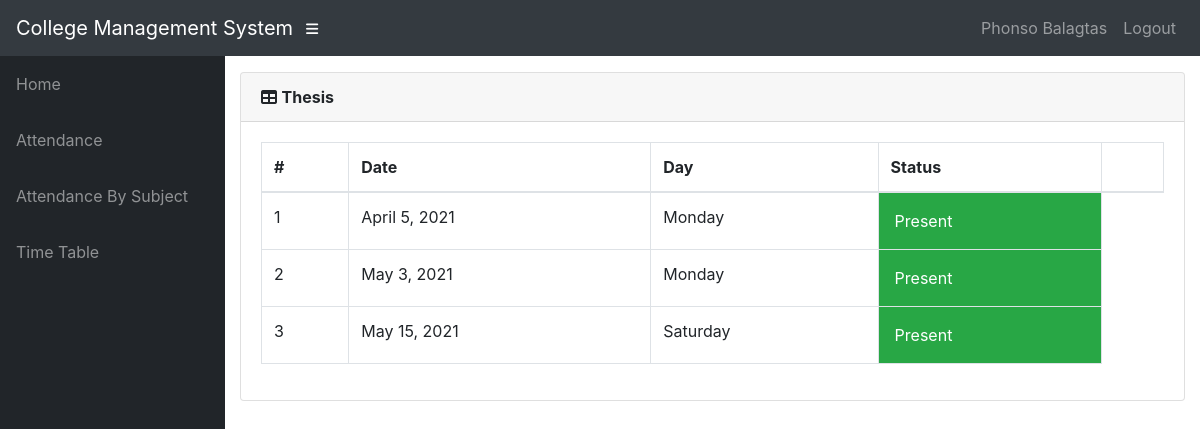
The page /info/student/201501827/CoE198MAB1/attendance/ (signed in) on the database as committed earlier.
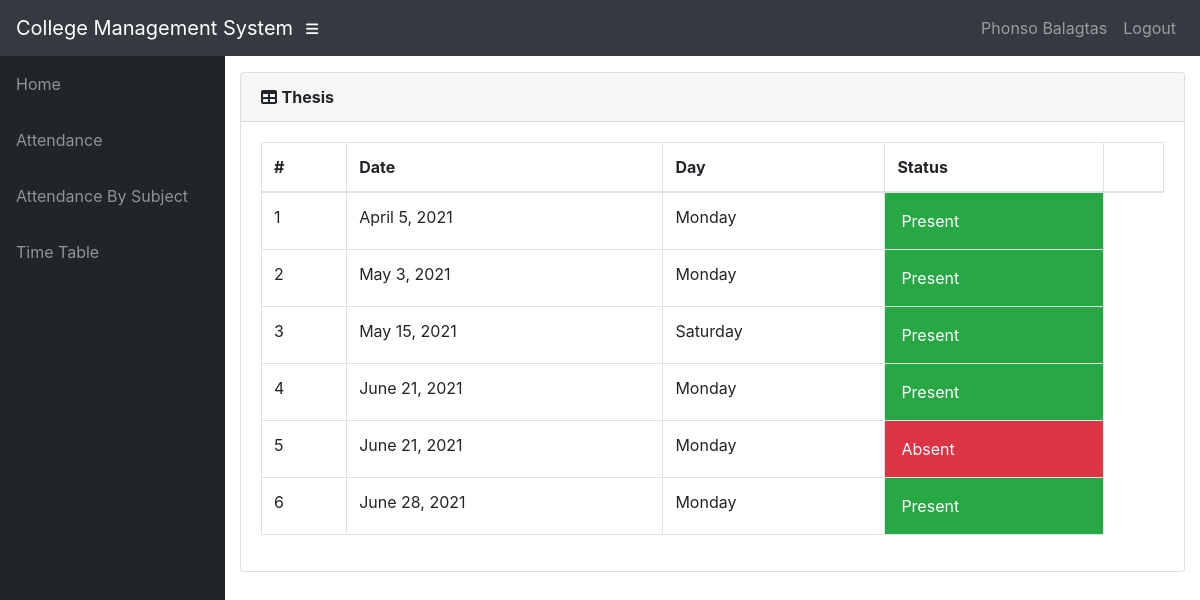
The same page on the database as committed later.
### info/models.py (models this page shows, shortened)
class User(AbstractUser):
    @property
    def is_student(self):
        if hasattr(self, 'student'):
            return True
        return False

class Student(models.Model):
    user = models.OneToOneField(User, on_delete=models.CASCADE, null=True)
    class_id = models.ForeignKey(Class, on_delete=models.CASCADE, default=1)
    USN = models.CharField(primary_key='True', max_length=9, validators=[MinLengthValidator(9), MaxLengthValidator(9)])
    name = models.CharField(max_length=200)
    DOB = models.DateField(default='1998-01-01')

class Course(models.Model):
    dept = models.ForeignKey(Dept, on_delete=models.CASCADE)
    id = models.CharField(primary_key='True', max_length=50)
    name = models.CharField(max_length=50)
    shortname = models.CharField(max_length=50, default='X')

class Attendance(models.Model):
    course = models.ForeignKey(Course, on_delete=models.CASCADE)
    student = models.ForeignKey(Student, on_delete=models.CASCADE)
    attendanceclass = models.ForeignKey(AttendanceClass, on_delete=models.CASCADE, default=1)
    date = models.DateField(default=datetime.date.today)
    status = models.BooleanField(default='True')

### info/views.py (the view)
# urls.py: path('student/<slug:stud_id>/<slug:course_id>/attendance/', views.attendance_detail, name='attendance_detail'),
@login_required()
def attendance_detail(request, stud_id, course_id):
    stud = get_object_or_404(Student, USN=stud_id)
    cr = get_object_or_404(Course, id=course_id)
    att_list = Attendance.objects.filter(course=cr, student=stud).order_by('date')
    return render(request, 'info/att_detail.html', {'att_list': att_list, 'cr': cr})

### info/templates/info/att_detail.html (shortened to what this page needs)
{% extends 'info/base.html' %}
    {% block content %}
        <div class="card mb-3">
            <div class="card-header">
              <i class="fas fa-table"></i>
            <strong>{{ cr.name }}</strong></div>
            <div class="card-body">
              <div class="table-responsive">
                <table class="table table-bordered" id="dataTable" width="100%" cellspacing="0">
                  <thead>
                    <tr>
                        <th>#</th>
                        <th>Date</th>
                        <th>Day</th>
                        <th>Status</th>
                        <th></th>
                    </tr>
                  </thead>
                  <tbody>
                        {% for a in att_list %}
                        <tr class="row100 body">
                            <td>{{ forloop.counter }}</td>
                            <td>{{ a.date }}</td>
                            <td>{{ a.date|date:"l" }}</td>
                            {% if a.status %}
                            <td class="p-3 mb-2 bg-success text-white">Present </td>
                            {% else %}
                            <td class="p-3 mb-2 bg-danger text-white">Absent <span class="glyphicon glyphicon-thumbs-down"></span</td>
                            {% endif %}
                        </tr>
                    {% empty %}
                            <p>student has no attendance</p>
                    {% endfor %}
                  </tbody>
                </table>
              </div>
            </div>
          </div>
    {% endblock %}

### info/templates/info/base.html (shortened to what this page needs)
<!DOCTYPE html>
<html lang="en">
  <head>
      {% load static %}
    <link href="{% static '/info/bootstrap/vendor/bootstrap/css/bootstrap.min.css' %}" rel="stylesheet">
    <link href="{% static '/info/bootstrap/vendor/fontawesome-free/css/all.min.css' %}" rel="stylesheet" type="text/css">
    <link href="{% static '/info/bootstrap/vendor/datatables/dataTables.bootstrap4.css' %}" rel="stylesheet">
    <link href="{% static '/info/bootstrap/css/sb-admin.css' %}" rel="stylesheet">
  </head>
  <body id="page-top">
    <nav class="navbar navbar-expand navbar-dark bg-dark static-top">
      <a class="navbar-brand mr-1" href="{% url 'index' %}">College Management System</a>
      <button class="btn btn-link btn-sm text-white order-1 order-sm-0" id="sidebarToggle" href="#">
        <i class="fas fa-bars"></i>
      </button>
        <div class="collapse navbar-collapse" id="navbarResponsive">
          <ul class="navbar-nav ml-auto">
            <li class="nav-item">
                {% if request.user.is_student %}
                    <a class="nav-link text-capitalize">{{ request.user.student.name }}</a>
                {% elif request.user.is_teacher %}
                    <a class="nav-link text-capitalize">{{ request.user.teacher.name }}</a>
                {% endif %}
            </li>
            <li class="nav-item">
                <a class="nav-link" href="#" data-toggle="modal" data-target="#logoutModal">Logout</a>
            </li>
          </ul>
        </div>
    </nav>
    <div id="wrapper">
      <ul class="sidebar navbar-nav">
            <li class="nav-item">
              <a class="nav-link" href="{% url 'index' %}">
                <span>Home</span>
              </a>
            </li>
        {% if request.user.is_student %}
            <li class="nav-item">
              <a class="nav-link" href="{% url 'attendance' request.user.student.USN %}">
                <span>Attendance</span>
              </a>
            </li>
            <li class="nav-item">
              <a class="nav-link" href="{% url 'attendance' request.user.student.USN %}">
                <span>Attendance By Subject</span>
              </a>
            </li>
              <li class="nav-item">
              <a class="nav-link" href="{% url 'timetable' request.user.student.class_id_id %}">
                <span>Time Table</span>
              </a>
            </li>
        {% endif %}
      </ul>
      <div id="content-wrapper">
        <div class="container-fluid">
            {% block content %}
            {% endblock %}
        </div>
      </div>
    </div>
  </body>
</html>

Rows that differ between the two databases and show on the page:
added Attendance: date "June 21, 2021", date "Monday", status "Present"
added Attendance: date "June 21, 2021", date "Monday", status "Absent"
added Attendance: date "June 28, 2021", date "Monday", status "Present"
